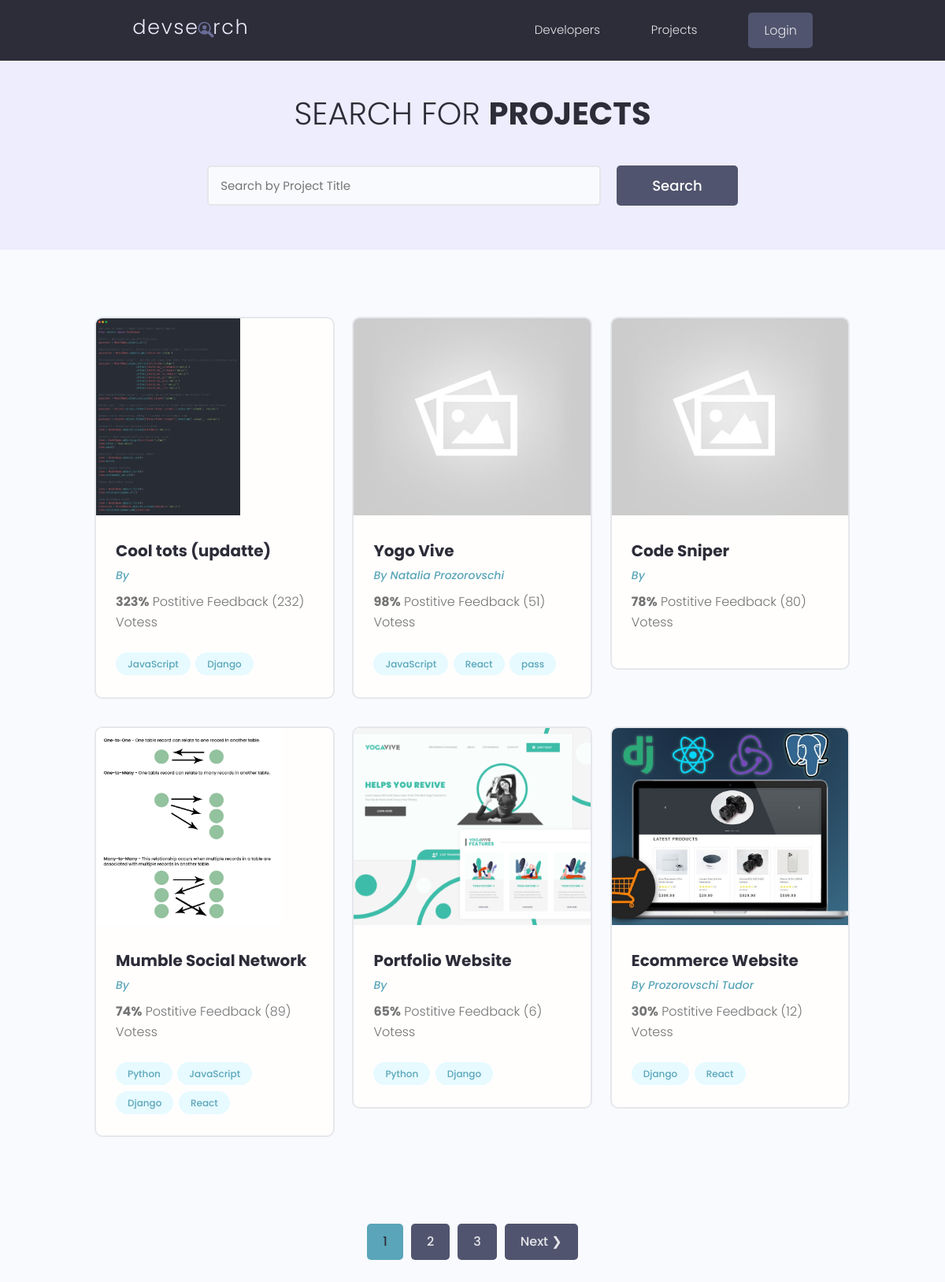
The app's page /projects/, older data.
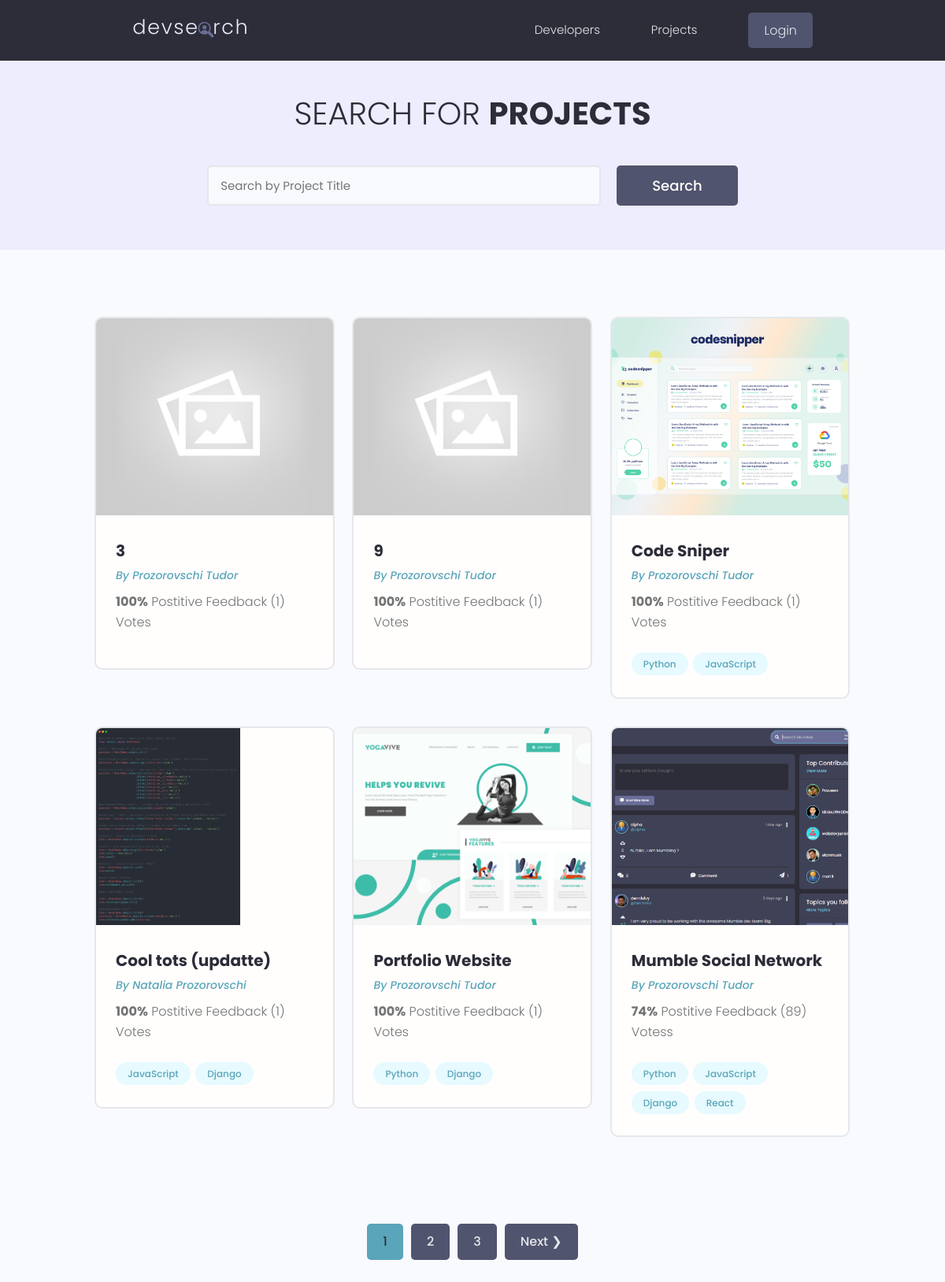
The same page, newer data.
### projects/models.py (models this page shows, shortened)
class Project(models.Model):
    owner = models.ForeignKey(Profile, null=True, blank=True, on_delete=models.SET_NULL)
    title = models.CharField(max_length=200)  # corectare: max_length
    description = models.TextField(null=True, blank=True)
    featured_image = models.ImageField(
        null=True, blank=True, default='default.jpg')
    demo_link = models.CharField(max_length=200, null=True, blank=True)  # corectare: max_length
    source_link = models.CharField(max_length=2000, null=True, blank=True)
    tags = models.ManyToManyField('Tag', blank=True)
    vote_total = models.IntegerField(default=0, null=True, blank=True)
    vote_ratio = models.IntegerField(default=0, null=True, blank=True)
    created = models.DateField(auto_now_add=True)
    id = models.UUIDField(default=uuid.uuid4, unique=True, primary_key=True, editable=False)
    class Meta:
        ordering = ['-vote_ratio', '-vote_total', 'title']

class Tag(models.Model):
    name = models.CharField(max_length=200)
    created = models.DateTimeField(auto_now_add=True)
    id = models.UUIDField(default=uuid.uuid4, unique=True,
                          primary_key=True, editable=False)
    def __str__(self):
        return self.name

### users/models.py (models this page shows, shortened)
class Profile(models.Model):
    user = models.OneToOneField(User, on_delete=models.CASCADE, null=True, blank=True)
    name = models.CharField(max_length=200, blank=True, null=True)
    email = models.EmailField(max_length=500, blank=True, null=True)
    username = models.CharField(max_length=200, blank=True, null=True)
    location = models.CharField(max_length=200, blank=True, null=True)
    short_intro = models.CharField(max_length=200, blank=True, null=True)
    bio = models.TextField(blank=True, null=True)
    profile_image = models.ImageField(
        null=True, blank=True, upload_to='profiles/', default="profiles/user-default.png")
    social_github = models.CharField(max_length=200, blank=True, null=True)
    social_twitter = models.CharField(max_length=200, blank=True, null=True)
    social_linkedin = models.CharField(max_length=200, blank=True, null=True)
    social_youtube = models.CharField(max_length=200, blank=True, null=True)
    social_website = models.CharField(max_length=200, blank=True, null=True)
    created = models.DateTimeField(auto_now_add=True)
    id = models.UUIDField(default=uuid.uuid4, unique=True,
                          primary_key=True, editable=False)

### projects/views.py (the view)
# urls.py: path('projects/', include('projects.urls')),
def projects(request):
    projects, search_query = searchProjects(request)
    custom_range, projects = paginateProjects(request,projects,6)
    context = {'projects': projects, 'search_query': search_query,'custom_range': custom_range}
    return render(request, 'projects/projects.html', context)

### projects/utils.py (called while the page is built)
def paginateProjects(request,projects,results):
    page = request.GET.get('page')
    paginator = Paginator(projects,results)
    try:
        projects = paginator.page(page)
    except PageNotAnInteger:
        page = 1
        projects = paginator.page(page)
    except EmptyPage:
        page = paginator.num_pages
        projects = paginator.page(page)
    leftIndex = (int(page) - 4)
    if leftIndex < 1:
        leftIndex = 1
    rightIndex = (int(page) + 5)
    if rightIndex > paginator.num_pages:
        rightIndex = paginator.num_pages + 1
    custom_range = range(leftIndex,rightIndex)
    return custom_range, projects

def searchProjects(request):
    search_query = ''
    if request.GET.get('search_query'):
        search_query = request.GET.get('search_query')
    tags = Tag.objects.filter(name__icontains=search_query)
    projects = Project.objects.distinct().filter(
        Q(title__icontains=search_query) |
        Q(description__icontains=search_query) |
        Q(owner__name__icontains= search_query) |
        Q(tags__in=tags)
    )
    return projects, search_query

### projects/templates/projects/projects.html (shortened to what this page needs)
{% extends 'main.html' %}
{% block content %}
  <main class="projects">
    <section class="hero-section text-center">
      <div class="container container--narrow">
        <div class="hero-section__box">
          <h2>Search for <span>Projects</span></h2>
        </div>
        <div class="hero-section__search">
          <form id='searchForm' class="form" action="{% url 'projects' %}" method="get">
              <div class="form__field">
                  <input class="input input--text" id="formInput#search" type="text" name="search_query"
                      placeholder="Search by Project Title" value="{{search_query}}" />
              </div>
              <input class="btn btn--sub btn--lg" type="submit" value="Search" />
          </form>
      </div>
  </div>
</section>
    <section class="projectsList">
      <div class="container">
        <div class="grid grid--three">
           {% for project in projects %}
          <div class="column">
            <div class="card project">
              <a href="{% url 'project' project.pk %}" class="project">
                <img class="project__thumbnail" src="{{project.featured_image.url}}" alt="project thumbnail" />
                <div class="card__body">
                  <h3 class="project__title">{{ project.title }}</h3>
                  <p><a class="project__author" href="{% url 'project' project.id %}">By {{project.owner.name}}</a></p>
                  <p class="project--rating">
                    <span style="font-weight: bold;">{{project.vote_ratio}}%</span> Postitive
                    Feedback ({{project.vote_total}}) Votes{{project.vote_total |pluralize:"s"}}
                  </p>
                  <div class="project__tags">
                    {% for tag in project.tags.all %}
                    <span class="tag tag--pill tag--main">
                      <small>{{tag}}</small>
                    </span>
                    {% endfor %}
                  </div>
                </div>
              </a>
            </div>
          </div>
        {% endfor %}
        </div>
      </div>
    </section>
    {% include 'pagination.html' with queryset=projects custom_range=custom_range%}
  </main>
{% endblock %}

Row changes from the older to the newer data that the page shows:
no longer on this page (row edited): Project: featured_image (placeholder picture), title "Yogo Vive", owner.name "Natalia Prozorovschi", vote_ratio "98", vote_total "51", Tag (name "JavaScript"), Tag (name "React")
no longer on this page (row unchanged): Tag: name "pass", shown under "Yogo Vive"
no longer on this page (row edited): Project: featured_image (picture), title "Ecommerce Website", owner.name "Prozorovschi Tudor", vote_ratio "30", vote_total "12", Tag (name "Django"), Tag (name "React")
now on this page (row edited): Project: featured_image (placeholder picture), title "3", owner.name "Prozorovschi Tudor", vote_ratio "100", vote_total "1"
now on this page (row edited): Project: featured_image (placeholder picture), title "9", owner.name "Prozorovschi Tudor", vote_ratio "100", vote_total "1"
changed Project "Code Sniper": featured_image: picture added in place of a placeholder; owner.name (not shown) → "Prozorovschi Tudor"; vote_ratio "78" → "100"; vote_total "80" → "1"; gains Tag (name "Python"); gains Tag (name "JavaScript"); moves up the list
changed Project "Cool tots (updatte)": owner.name (not shown) → "Natalia Prozorovschi"; vote_ratio "323" → "100"; vote_total "232" → "1"
changed Project "Portfolio Website": owner.name (not shown) → "Prozorovschi Tudor"; vote_ratio "65" → "100"; vote_total "6" → "1"; moves up the list
changed Project "Mumble Social Network": featured_image: a different picture; owner.name (not shown) → "Prozorovschi Tudor"
